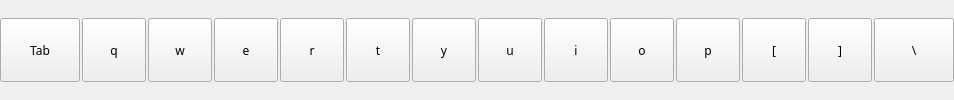
                    <widget class="QWidget" name="row1_2" native="true">
                     <property name="sizePolicy">
                      <sizepolicy hsizetype="Minimum" vsizetype="Minimum">
                       <horstretch>0</horstretch>
                       <verstretch>0</verstretch>
                      </sizepolicy>
                     </property>
                     <property name="minimumSize">
                      <size>
                       <width>0</width>
                       <height>0</height>
                      </size>
                     </property>
                     <layout class="QHBoxLayout" name="horizontalLayout_16">
                      <property name="spacing">
                       <number>2</number>
                      </property>
                      <property name="leftMargin">
                       <number>0</number>
                      </property>
                      <property name="topMargin">
                       <number>0</number>
                      </property>
                      <property name="rightMargin">
                       <number>0</number>
                      </property>
                      <property name="bottomMargin">
                       <number>0</number>
                      </property>
                      <item>
                       <widget class="QPushButton" name="btn_tab">
                        <property name="sizePolicy">
                         <sizepolicy hsizetype="Fixed" vsizetype="Minimum">
                          <horstretch>0</horstretch>
                          <verstretch>0</verstretch>
                         </sizepolicy>
                        </property>
                        <property name="minimumSize">
                         <size>
                          <width>64</width>
                          <height>64</height>
                         </size>
                        </property>
                        <property name="maximumSize">
                         <size>
                          <width>96</width>
                          <height>64</height>
                         </size>
                        </property>
                        <property name="font">
                         <font>
                          <family>TF2 Build</family>
                          <italic>false</italic>
                          <bold>false</bold>
                          <stylestrategy>PreferDefault</stylestrategy>
                         </font>
                        </property>
                        <property name="cursor">
                         <cursorShape>PointingHandCursor</cursorShape>
                        </property>
                        <property name="text">
                         <string>Tab</string>
                        </property>
                        <property name="autoRepeat">
                         <bool>false</bool>
                        </property>
                        <attribute name="buttonGroup">
                         <string notr="true">keybButtons</string>
                        </attribute>
                       </widget>
                      </item>
                      <item>
                       <widget class="QPushButton" name="btn_q">
                        <property name="sizePolicy">
                         <sizepolicy hsizetype="Fixed" vsizetype="Minimum">
                          <horstretch>0</horstretch>
                          <verstretch>0</verstretch>
                         </sizepolicy>
                        </property>
                        <property name="minimumSize">
                         <size>
                          <width>64</width>
                          <height>64</height>
                         </size>
                        </property>
                        <property name="maximumSize">
                         <size>
                          <width>64</width>
                          <height>64</height>
                         </size>
                        </property>
                        <property name="font">
                         <font>
                          <family>TF2 Build</family>
                          <italic>false</italic>
                          <bold>false</bold>
                          <stylestrategy>PreferDefault</stylestrategy>
                         </font>
                        </property>
                        <property name="cursor">
                         <cursorShape>PointingHandCursor</cursorShape>
                        </property>
                        <property name="text">
                         <string>q</string>
                        </property>
                        <property name="autoRepeat">
                         <bool>false</bool>
                        </property>
                        <property name="autoDefault">
                         <bool>false</bool>
                        </property>
                        <property name="default">
                         <bool>false</bool>
                        </property>
                        <property name="flat">
                         <bool>false</bool>
                        </property>
                        <attribute name="buttonGroup">
                         <string notr="true">keybButtons</string>
                        </attribute>
                       </widget>
                      </item>
                      <item>
                       <widget class="QPushButton" name="btn_w">
                        <property name="sizePolicy">
                         <sizepolicy hsizetype="Fixed" vsizetype="Minimum">
                          <horstretch>0</horstretch>
                          <verstretch>0</verstretch>
                         </sizepolicy>
                        </property>
                        <property name="minimumSize">
                         <size>
                          <width>64</width>
                          <height>64</height>
                         </size>
                        </property>
                        <property name="maximumSize">
                         <size>
                          <width>64</width>
                          <height>64</height>
                         </size>
                        </property>
                        <property name="font">
                         <font>
                          <family>TF2 Build</family>
                          <italic>false</italic>
                          <bold>false</bold>
                          <stylestrategy>PreferDefault</stylestrategy>
                         </font>
                        </property>
                        <property name="cursor">
                         <cursorShape>PointingHandCursor</cursorShape>
                        </property>
                        <property name="text">
                         <string>w</string>
                        </property>
                        <property name="autoRepeat">
                         <bool>false</bool>
                        </property>
                        <property name="autoDefault">
                         <bool>false</bool>
                        </property>
                        <property name="default">
                         <bool>false</bool>
                        </property>
                        <property name="flat">
                         <bool>false</bool>
                        </property>
                        <attribute name="buttonGroup">
                         <string notr="true">keybButtons</string>
                        </attribute>
                       </widget>
                      </item>
                      <item>
                       <widget class="QPushButton" name="btn_e">
                        <property name="sizePolicy">
                         <sizepolicy hsizetype="Fixed" vsizetype="Minimum">
                          <horstretch>0</horstretch>
                          <verstretch>0</verstretch>
                         </sizepolicy>
                        </property>
                        <property name="minimumSize">
                         <size>
                          <width>64</width>
                          <height>64</height>
                         </size>
                        </property>
                        <property name="maximumSize">
                         <size>
                          <width>64</width>
                          <height>64</height>
                         </size>
                        </property>
                        <property name="font">
                         <font>
                          <family>TF2 Build</family>
                          <italic>false</italic>
                          <bold>false</bold>
                          <stylestrategy>PreferDefault</stylestrategy>
                         </font>
                        </property>
                        <property name="cursor">
                         <cursorShape>PointingHandCursor</cursorShape>
                        </property>
                        <property name="text">
                         <string>e</string>
                        </property>
                        <property name="autoRepeat">
                         <bool>false</bool>
                        </property>
                        <attribute name="buttonGroup">
                         <string notr="true">keybButtons</string>
                        </attribute>
                       </widget>
                      </item>
                      <item>
                       <widget class="QPushButton" name="btn_r">
                        <property name="sizePolicy">
                         <sizepolicy hsizetype="Fixed" vsizetype="Minimum">
                          <horstretch>0</horstretch>
                          <verstretch>0</verstretch>
                         </sizepolicy>
                        </property>
                        <property name="minimumSize">
                         <size>
                          <width>64</width>
                          <height>64</height>
                         </size>
                        </property>
                        <property name="maximumSize">
                         <size>
                          <width>64</width>
                          <height>64</height>
                         </size>
                        </property>
                        <property name="font">
                         <font>
                          <family>TF2 Build</family>
                          <italic>false</italic>
                          <bold>false</bold>
                          <stylestrategy>PreferDefault</stylestrategy>
                         </font>
                        </property>
                        <property name="cursor">
                         <cursorShape>PointingHandCursor</cursorShape>
                        </property>
                        <property name="text">
                         <string>r</string>
                        </property>
                        <property name="autoRepeat">
                         <bool>false</bool>
                        </property>
                        <property name="autoDefault">
                         <bool>false</bool>
                        </property>
                        <property name="default">
                         <bool>false</bool>
                        </property>
                        <property name="flat">
                         <bool>false</bool>
                        </property>
                        <attribute name="buttonGroup">
                         <string notr="true">keybButtons</string>
                        </attribute>
                       </widget>
                      </item>
                      <item>
                       <widget class="QPushButton" name="btn_t">
                        <property name="sizePolicy">
                         <sizepolicy hsizetype="Fixed" vsizetype="Minimum">
                          <horstretch>0</horstretch>
                          <verstretch>0</verstretch>
                         </sizepolicy>
                        </property>
                        <property name="minimumSize">
                         <size>
                          <width>64</width>
                          <height>64</height>
                         </size>
                        </property>
                        <property name="maximumSize">
                         <size>
                          <width>64</width>
                          <height>64</height>
                         </size>
                        </property>
                        <property name="font">
                         <font>
                          <family>TF2 Build</family>
                          <italic>false</italic>
                          <bold>false</bold>
                          <stylestrategy>PreferDefault</stylestrategy>
                         </font>
                        </property>
                        <property name="cursor">
                         <cursorShape>PointingHandCursor</cursorShape>
                        </property>
                        <property name="text">
                         <string>t</string>
                        </property>
                        <property name="autoRepeat">
                         <bool>false</bool>
                        </property>
                        <property name="autoDefault">
                         <bool>false</bool>
                        </property>
                        <property name="default">
                         <bool>false</bool>
                        </property>
                        <property name="flat">
                         <bool>false</bool>
                        </property>
                        <attribute name="buttonGroup">
                         <string notr="true">keybButtons</string>
                        </attribute>
                       </widget>
                      </item>
                      <item>
                       <widget class="QPushButton" name="btn_y">
                        <property name="sizePolicy">
                         <sizepolicy hsizetype="Fixed" vsizetype="Minimum">
                          <horstretch>0</horstretch>
                          <verstretch>0</verstretch>
                         </sizepolicy>
                        </property>
                        <property name="minimumSize">
                         <size>
                          <width>64</width>
                          <height>64</height>
                         </size>
                        </property>
                        <property name="maximumSize">
                         <size>
                          <width>64</width>
                          <height>64</height>
                         </size>
                        </property>
                        <property name="font">
                         <font>
                          <family>TF2 Build</family>
                          <italic>false</italic>
                          <bold>false</bold>
                          <stylestrategy>PreferDefault</stylestrategy>
                         </font>
                        </property>
                        <property name="cursor">
                         <cursorShape>PointingHandCursor</cursorShape>
                        </property>
                        <property name="text">
                         <string>y</string>
                        </property>
                        <property name="autoRepeat">
                         <bool>false</bool>
                        </property>
                        <property name="autoDefault">
                         <bool>false</bool>
                        </property>
                        <property name="default">
                         <bool>false</bool>
                        </property>
                        <property name="flat">
                         <bool>false</bool>
                        </property>
                        <attribute name="buttonGroup">
                         <string notr="true">keybButtons</string>
                        </attribute>
                       </widget>
                      </item>
                      <item>
                       <widget class="QPushButton" name="btn_u">
                        <property name="sizePolicy">
                         <sizepolicy hsizetype="Fixed" vsizetype="Minimum">
                          <horstretch>0</horstretch>
                          <verstretch>0</verstretch>
                         </sizepolicy>
                        </property>
                        <property name="minimumSize">
                         <size>
                          <width>64</width>
                          <height>64</height>
                         </size>
                        </property>
                        <property name="maximumSize">
                         <size>
                          <width>64</width>
                          <height>64</height>
                         </size>
                        </property>
                        <property name="font">
                         <font>
                          <family>TF2 Build</family>
                          <italic>false</italic>
                          <bold>false</bold>
                          <stylestrategy>PreferDefault</stylestrategy>
                         </font>
                        </property>
                        <property name="cursor">
                         <cursorShape>PointingHandCursor</cursorShape>
                        </property>
                        <property name="text">
                         <string>u</string>
                        </property>
                        <property name="autoRepeat">
                         <bool>false</bool>
                        </property>
                        <property name="autoDefault">
                         <bool>false</bool>
                        </property>
                        <property name="default">
                         <bool>false</bool>
                        </property>
                        <property name="flat">
                         <bool>false</bool>
                        </property>
                        <attribute name="buttonGroup">
                         <string notr="true">keybButtons</string>
                        </attribute>
                       </widget>
                      </item>
                      <item>
                       <widget class="QPushButton" name="btn_i">
                        <property name="sizePolicy">
                         <sizepolicy hsizetype="Fixed" vsizetype="Minimum">
                          <horstretch>0</horstretch>
                          <verstretch>0</verstretch>
                         </sizepolicy>
                        </property>
                        <property name="minimumSize">
                         <size>
                          <width>64</width>
                          <height>64</height>
                         </size>
                        </property>
                        <property name="maximumSize">
                         <size>
                          <width>64</width>
                          <height>64</height>
                         </size>
                        </property>
                        <property name="font">
                         <font>
                          <family>TF2 Build</family>
                          <italic>false</italic>
                          <bold>false</bold>
                          <stylestrategy>PreferDefault</stylestrategy>
                         </font>
                        </property>
                        <property name="cursor">
                         <cursorShape>PointingHandCursor</cursorShape>
                        </property>
                        <property name="text">
                         <string>i</string>
                        </property>
                        <property name="autoRepeat">
                         <bool>false</bool>
                        </property>
                        <property name="autoDefault">
                         <bool>false</bool>
                        </property>
                        <property name="default">
                         <bool>false</bool>
                        </property>
                        <property name="flat">
                         <bool>false</bool>
                        </property>
                        <attribute name="buttonGroup">
                         <string notr="true">keybButtons</string>
                        </attribute>
                       </widget>
                      </item>
                      <item>
                       <widget class="QPushButton" name="btn_o">
                        <property name="sizePolicy">
                         <sizepolicy hsizetype="Fixed" vsizetype="Minimum">
                          <horstretch>0</horstretch>
                          <verstretch>0</verstretch>
                         </sizepolicy>
                        </property>
                        <property name="minimumSize">
                         <size>
                          <width>64</width>
                          <height>64</height>
                         </size>
                        </property>
                        <property name="maximumSize">
                         <size>
                          <width>64</width>
                          <height>64</height>
                         </size>
                        </property>
                        <property name="font">
                         <font>
                          <family>TF2 Build</family>
                          <italic>false</italic>
                          <bold>false</bold>
                          <stylestrategy>PreferDefault</stylestrategy>
                         </font>
                        </property>
                        <property name="cursor">
                         <cursorShape>PointingHandCursor</cursorShape>
                        </property>
                        <property name="text">
                         <string>o</string>
                        </property>
                        <property name="autoRepeat">
                         <bool>false</bool>
                        </property>
                        <property name="autoDefault">
                         <bool>false</bool>
                        </property>
                        <property name="default">
                         <bool>false</bool>
                        </property>
                        <property name="flat">
                         <bool>false</bool>
                        </property>
                        <attribute name="buttonGroup">
                         <string notr="true">keybButtons</string>
                        </attribute>
                       </widget>
                      </item>
                      <item>
                       <widget class="QPushButton" name="btn_p">
                        <property name="sizePolicy">
                         <sizepolicy hsizetype="Fixed" vsizetype="Minimum">
                          <horstretch>0</horstretch>
                          <verstretch>0</verstretch>
                         </sizepolicy>
                        </property>
                        <property name="minimumSize">
                         <size>
                          <width>64</width>
                          <height>64</height>
                         </size>
                        </property>
                        <property name="maximumSize">
                         <size>
                          <width>64</width>
                          <height>64</height>
                         </size>
                        </property>
                        <property name="font">
                         <font>
                          <family>TF2 Build</family>
                          <italic>false</italic>
                          <bold>false</bold>
                          <stylestrategy>PreferDefault</stylestrategy>
                         </font>
                        </property>
                        <property name="cursor">
                         <cursorShape>PointingHandCursor</cursorShape>
                        </property>
                        <property name="text">
                         <string>p</string>
                        </property>
                        <property name="autoRepeat">
                         <bool>false</bool>
                        </property>
                        <property name="autoDefault">
                         <bool>false</bool>
                        </property>
                        <property name="default">
                         <bool>false</bool>
                        </property>
                        <property name="flat">
                         <bool>false</bool>
                        </property>
                        <attribute name="buttonGroup">
                         <string notr="true">keybButtons</string>
                        </attribute>
                       </widget>
                      </item>
                      <item>
                       <widget class="QPushButton" name="btn_lb">
                        <property name="sizePolicy">
                         <sizepolicy hsizetype="Fixed" vsizetype="Minimum">
                          <horstretch>0</horstretch>
                          <verstretch>0</verstretch>
                         </sizepolicy>
                        </property>
                        <property name="minimumSize">
                         <size>
                          <width>64</width>
                          <height>64</height>
                         </size>
                        </property>
                        <property name="maximumSize">
                         <size>
                          <width>64</width>
                          <height>64</height>
                         </size>
                        </property>
                        <property name="font">
                         <font>
                          <family>TF2 Build</family>
                          <italic>false</italic>
                          <bold>false</bold>
                          <stylestrategy>PreferDefault</stylestrategy>
                         </font>
                        </property>
                        <property name="cursor">
                         <cursorShape>PointingHandCursor</cursorShape>
                        </property>
                        <property name="text">
                         <string>[</string>
                        </property>
                        <property name="autoRepeat">
                         <bool>false</bool>
                        </property>
                        <property name="autoDefault">
                         <bool>false</bool>
                        </property>
                        <property name="default">
                         <bool>false</bool>
                        </property>
                        <property name="flat">
                         <bool>false</bool>
                        </property>
                        <attribute name="buttonGroup">
                         <string notr="true">keybButtons</string>
                        </attribute>
                       </widget>
                      </item>
                      <item>
                       <widget class="QPushButton" name="btn_rb">
                        <property name="sizePolicy">
                         <sizepolicy hsizetype="Fixed" vsizetype="Minimum">
                          <horstretch>0</horstretch>
                          <verstretch>0</verstretch>
                         </sizepolicy>
                        </property>
                        <property name="minimumSize">
                         <size>
                          <width>64</width>
                          <height>64</height>
                         </size>
                        </property>
                        <property name="maximumSize">
                         <size>
                          <width>64</width>
                          <height>64</height>
                         </size>
                        </property>
                        <property name="font">
                         <font>
                          <family>TF2 Build</family>
                          <italic>false</italic>
                          <bold>false</bold>
                          <stylestrategy>PreferDefault</stylestrategy>
                         </font>
                        </property>
                        <property name="cursor">
                         <cursorShape>PointingHandCursor</cursorShape>
                        </property>
                        <property name="text">
                         <string>]</string>
                        </property>
                        <property name="autoRepeat">
                         <bool>false</bool>
                        </property>
                        <property name="autoDefault">
                         <bool>false</bool>
                        </property>
                        <property name="default">
                         <bool>false</bool>
                        </property>
                        <property name="flat">
                         <bool>false</bool>
                        </property>
                        <attribute name="buttonGroup">
                         <string notr="true">keybButtons</string>
                        </attribute>
                       </widget>
                      </item>
                      <item>
                       <widget class="QPushButton" name="btn_bslsh">
                        <property name="sizePolicy">
                         <sizepolicy hsizetype="Fixed" vsizetype="Minimum">
                          <horstretch>0</horstretch>
                          <verstretch>0</verstretch>
                         </sizepolicy>
                        </property>
                        <property name="minimumSize">
                         <size>
                          <width>64</width>
                          <height>64</height>
                         </size>
                        </property>
                        <property name="maximumSize">
                         <size>
                          <width>96</width>
                          <height>64</height>
                         </size>
                        </property>
                        <property name="font">
                         <font>
                          <family>TF2 Build</family>
                          <italic>false</italic>
                          <bold>false</bold>
                          <stylestrategy>PreferDefault</stylestrategy>
                         </font>
                        </property>
                        <property name="cursor">
                         <cursorShape>PointingHandCursor</cursorShape>
                        </property>
                        <property name="text">
                         <string>\</string>
                        </property>
                        <property name="autoRepeat">
                         <bool>false</bool>
                        </property>
                        <property name="autoDefault">
                         <bool>false</bool>
                        </property>
                        <property name="default">
                         <bool>false</bool>
                        </property>
                        <property name="flat">
                         <bool>false</bool>
                        </property>
                        <attribute name="buttonGroup">
                         <string notr="true">keybButtons</string>
                        </attribute>
                       </widget>
                      </item>
                     </layout>
                    </widget>
